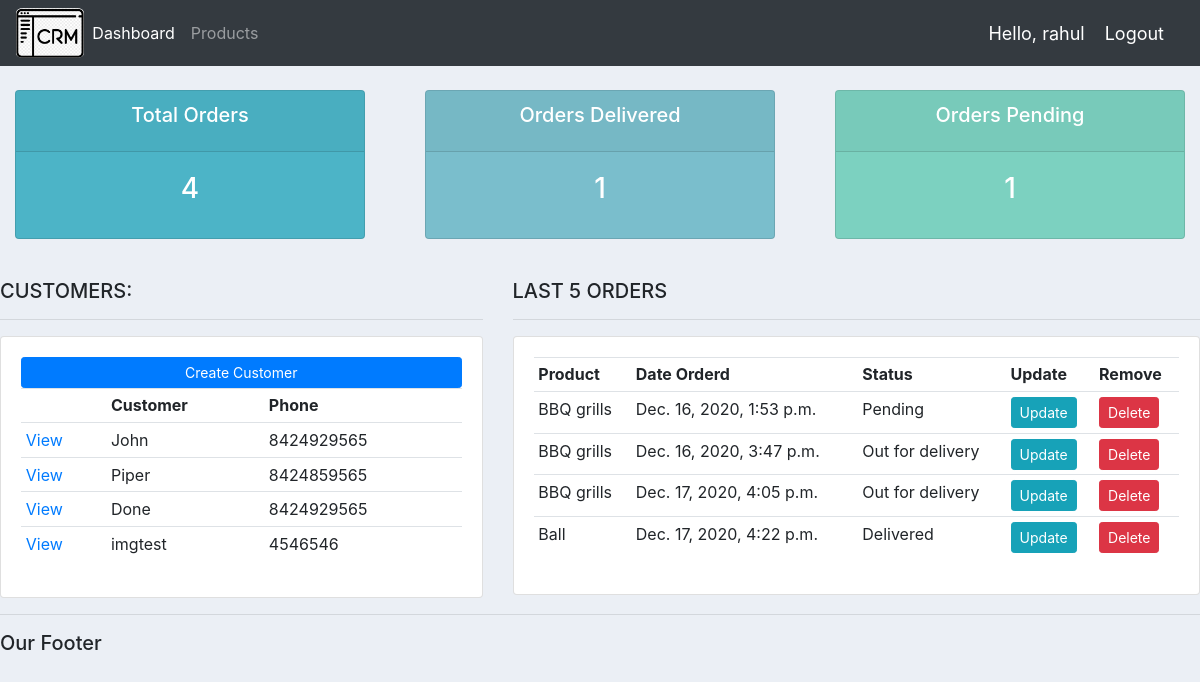
Page / (signed in) on the earlier database version.
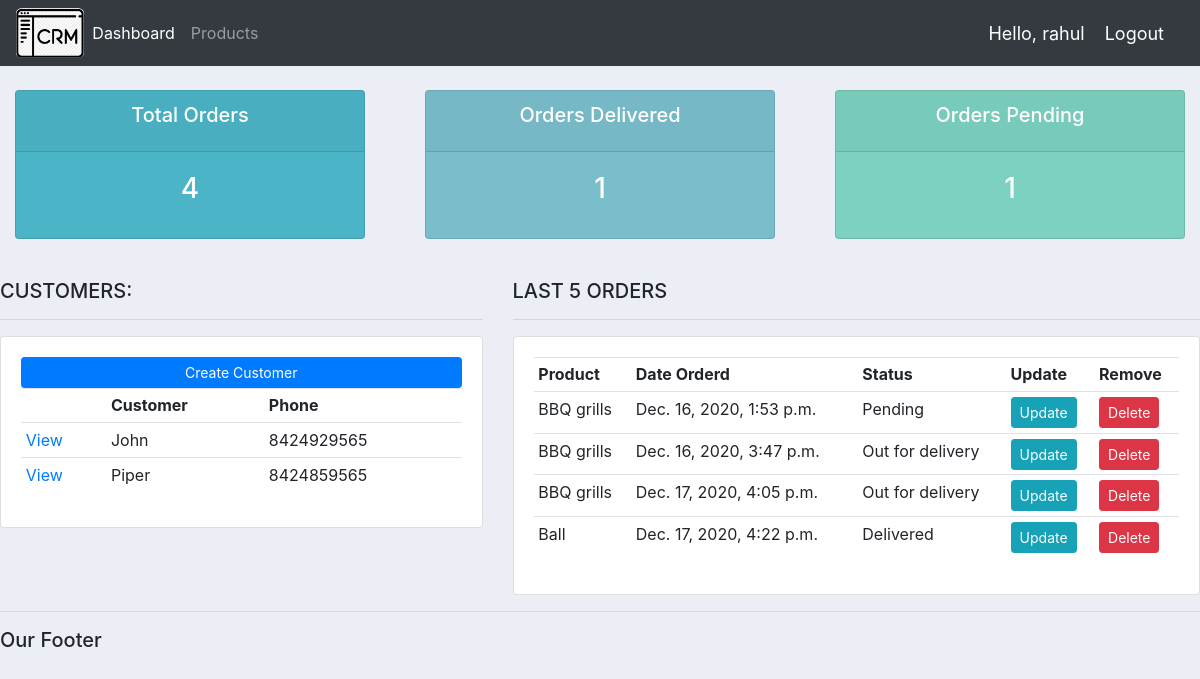
Same page on the later database version.
### account/models.py (models this page shows, shortened)
class Customer(models.Model):
    user = models.OneToOneField(User, null=True, blank=True, on_delete=models.CASCADE)
    name = models.CharField(max_length=200, null=True)
    phone = models.CharField(max_length=200, null=True)
    email = models.CharField(max_length=200, null=True)
    profile_pic = models.ImageField(default='profile1.jpg', null=True, blank=True)
    date_created = models.DateTimeField(auto_now_add=True, null=True)

class Order(models.Model):
    STATUS = (
        ('Pending', 'Pending'),
        ('Out for delivery', 'Out for delivery'),
        ('Delivered', 'Delivered'),
    )
    customer = models.ForeignKey(Customer, null=True, on_delete=models.SET_NULL)
    product = models.ForeignKey(Product, null=True, on_delete=models.SET_NULL)
    date_created = models.DateTimeField(auto_now_add=True, null=True)
    status = models.CharField(max_length=200, null=True, choices=STATUS)
    note = models.CharField(max_length=1000, null=True)

class Product(models.Model):
    CATEGORY = (
        ('Indoor','Indoor'),
        ('Out Door','Out Door'),
    )
    name = models.CharField(max_length=200, null=True)
    price = models.FloatField(null=True)
    category = models.CharField(max_length=200, null=True, choices=CATEGORY)
    description = models.CharField(max_length=200, null=True, blank=True)
    date_created = models.DateTimeField(auto_now_add=True, null=True)
    tag = models.ManyToManyField(Tag)
    def __str__(self):
        return self.name

### account/decorators.py (the view)
    def wrapper_func(request, *args, **kwargs):
        group = None
        if request.user.groups.exists():
            group = request.user.groups.all()[0].name
        if group in ['admin']:
            return view_func(request, *args, **kwargs)
        if group in ['customer']:
            return redirect('user-page')

### account/views.py (called while the page is built)
@login_required(login_url='login')
@admin_only
def home(request):
    orders = Order.objects.all()
    customers = Customer.objects.all()
    total_customers = customers.count()
    total_orders = orders.count()
    delivered = orders.filter(status='Delivered').count()
    pending = orders.filter(status='Pending').count()
    context = {'orders': orders, 'customers': customers,
               'total_customers': total_customers, 'total_orders': total_orders,
               'delivered': delivered, 'pending': pending}
    return render(request, 'account/dashboard.html', context)

### account/templates/account/dashboard.html
{% extends 'account/main.html' %}
{% block content %}
{%  include 'account/status.html' %}
<br>
<div class="row">
	<div class="col-md-5">
		<h5>CUSTOMERS:</h5>
		<hr>
		<div class="card card-body">
			<a class="btn btn-primary  btn-sm btn-block" href="">Create Customer</a>
			<table class="table table-sm">
				<tr>
					<th></th>
					<th>Customer</th>
					<th>Phone</th>
				</tr>
				{% for customer in customers %}
				<tr>
					<td><a href="{% url 'customers' customer.id %}">View</a></td>
					<td>{{ customer.name }}</td>
					<td>{{ customer.phone }}</td>
				</tr>
				{% endfor %}
			</table>
		</div>
	</div>
	<div class="col-md-7">
		<h5>LAST 5 ORDERS</h5>
		<hr>
		<div class="card card-body">
			<table class="table table-sm">
				<tr>
					<th>Product</th>
					<th>Date Orderd</th>
					<th>Status</th>
					<th>Update</th>
					<th>Remove</th>
				</tr>
				{% for order in orders %}
				<tr>
					<td>{{ order.product }}</td>
					<td>{{ order.date_created }}</td>
					<td>{{ order.status }}</td>
					<td><a class="btn btn-sm btn-info" href="{% url 'update_order' order.id %}">Update</a></td>
					<td><a class="btn btn-sm btn-danger" href="{% url 'delete_order' order.id %}">Delete</a></td>
				</tr>
				{% endfor %}
			</table>
		</div>
	</div>
</div>
{% endblock %}

### account/templates/account/main.html (shortened to what this page needs)
{% load static %}
<!DOCTYPE html>
<html lang="en">
<head>
    <link rel="stylesheet" href="https://stackpath.bootstrapcdn.com/bootstrap/4.3.1/css/bootstrap.min.css"
>
    <link rel="stylesheet" href="{% static '/css/main.css' %}">
</head>
<body>
    {% include 'account/navbar.html' %}
    {% block content %}
    {% endblock %}
    <hr>
    <h5>Our Footer</h5>
</body>
</html>

### account/templates/account/navbar.html (shortened to what this page needs)
{% load static %}
<nav class="navbar navbar-expand-lg navbar-dark bg-dark">
  <img id="logo" src="{% static '/images/logo.png' %}" alt="">
  <div class="collapse navbar-collapse" id="navbarNav">
    <ul class="navbar-nav">
        {% if request.user.is_staff%}
          <li class="nav-item active">
            <a class="nav-link" href="{% url 'home' %}">Dashboard</a>
          </li>
          <li class="nav-item">
            <a class="nav-link" href="{% url 'products' %}">Products</a>
          </li>
      {% else %}
       <li class="nav-item">
        <a class="nav-link" href="{% url 'account' %}">Settings</a>
      </li>
      {% endif %}
    </ul>
  </div>
  <span class="hello-msg">Hello, {{request.user}}</span>
  <span><a class="hello-msg" href="{% url 'logout' %}">Logout</a></span>
</nav>

### account/templates/account/status.html
<br>
<div class="row">
	<div class="col">
		<div class="col-md">
			<div class="card text-center text-white  mb-3" id="total-orders">
			  	<div class="card-header">
			  		<h5 class="card-title">Total Orders</h5>
			  	</div>
			  	<div class="card-body">
			    	<h3 class="card-title">{{ total_orders }}</h3>
			  	</div>
			</div>
		</div>
	</div>
	<div class="col">
		<div class="col-md">
			<div class="card text-center text-white  mb-3" id="orders-delivered">
			  	<div class="card-header">
			  		<h5 class="card-title">Orders Delivered</h5>
			  	</div>
			  	<div class="card-body">
			    	<h3 class="card-title">{{ delivered }}</h3>
			  	</div>
			</div>
		</div>
	</div>
	<div class="col">
		<div class="col-md">
			<div class="card text-center text-white  mb-3" id="orders-pending">
			  	<div class="card-header">
			  		<h5 class="card-title">Orders Pending</h5>
			  	</div>
			  	<div class="card-body">
			    	<h3 class="card-title">{{ pending }}</h3>
			  	</div>
			</div>
		</div>
	</div>
</div>

### static/css/main.css (style rules this page uses)
#logo { height: 50px; width: auto; border-radius: 10%; }
body { background-color: #ebeff5; }
#total-orders { background-color: #4cb4c7; }
#orders-delivered { background-color: #7abecc; }
#orders-pending { background-color: #7CD1C0; }

### account/templates/account/navbar.html (style rules this page uses)
.hello-msg { font-size: 18px; color: #fff; margin-right: 20px; }

Differences in the rows shown:
removed Customer: name "Done", phone "8424929565"
removed Customer: name "imgtest", phone "4546546"
